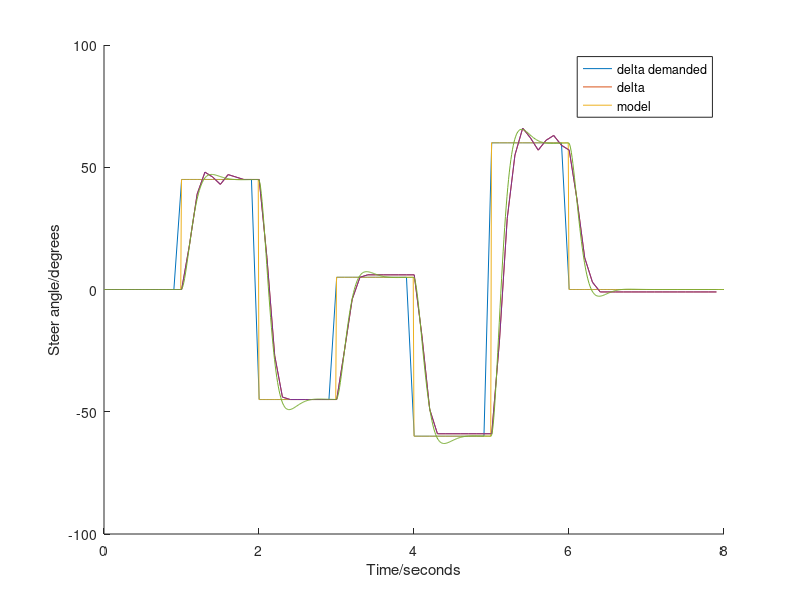

This figure's MATLAB source:
%% Results from bike
load results
figure(1)
hold on
plot(results(:,1),results(:,2))
plot(results(:,1),results(:,4))
legend('desired angle','actual angle')

%% 2nd order model for steering
zita=0.7;
omega_n=11.2;
S1=1/omega_n^2;
S2=2*zita/omega_n;

sys=tf([1],[S1,S2,1]);
%step(45*sys)

%% Simulate step response of model
%create a step input of magnitude mag for 2s and step down. plot response to 6s
demanded_angle=[45,-45,5,-60,60,0];
t = 0:0.01:8;
u=zeros(size(t));
prev_index=1;
for i=1:length(demanded_angle)
    index=find(t==i);
    index2=find(t==i+1);
    u(index:index2-1)=demanded_angle(i)*ones(1,index2-index);
end    

 [y,t]=lsim(sys,u,t);

figure(1);
hold on
plot(t,u);
plot(results(:,1),results(:,4))
plot(t,y)
legend('delta demanded','delta','model')
ylabel('Steer angle/degrees')
xlabel('Time/seconds')